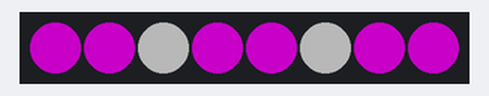
The sketch below on a simulated Arduino Uno, built with avr-gcc and run on an emulated ATmega328P. Parts: 8 RGB LEDs in strip order, left to right. Dim RGB values are drawn brighter than linear.

Above: at 0.1 s.
At 1.1 s:
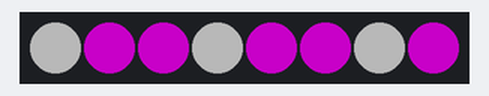
Timing chart, 0 to 130.0 s (numbered marks = the images above):
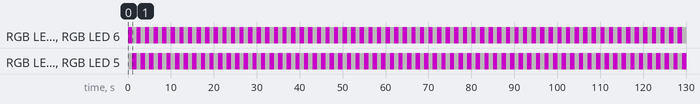

Measured:
- by itself, RGB LED 0, RGB LED 2, RGB LED 3, RGB LED 5, RGB LED 6: alternates RGB(100, 0, 100) for 1.0 s and RGB(69, 69, 69) for 1.0 s

The sketch:

led_strip.ino
```cpp
#include <Adafruit_NeoPixel.h>
#include "modes.h"

#define LED_DATA_PIN 4

const short num_of_leds = 8;

Adafruit_NeoPixel line = Adafruit_NeoPixel(num_of_leds, LED_DATA_PIN, NEO_GRB + NEO_KHZ800);

void setup() {
  line.begin();
}

void loop() {
//  fill_pink_and_white(line);
  switch_pink_white(line);
}
```

modes.cpp
```cpp
#include "modes.h"

bool start = 0;

void fill_pink_and_white(Adafruit_NeoPixel& line)
{
  for (int i = 0; i < line.numPixels(); i++)
  {
    if (i%2 == 0)
    {
      line.setPixelColor(i, PINK);
    }
    else
    {
      line.setPixelColor(i, WHITE);
    }
    line.show();
    delay(500);
  }
  line.clear();
  line.show();
}

void switch_pink_white(Adafruit_NeoPixel& line)
{
  start = !start;
  for (int i = 0; i < line.numPixels(); i++)
  {
    line.setPixelColor(
      i,
      (i + start) % 3 == 0 ? WHITE : PINK
    );
  }
  line.show();
  delay(1000);
}
```

modes.h
```cpp
#ifndef MODES_H
#define MODES_H
#include <Adafruit_NeoPixel.h>

const uint32_t PINK = Adafruit_NeoPixel::Color(100, 0, 100);
const uint32_t WHITE = Adafruit_NeoPixel::Color(69, 69, 69);

void fill_pink_and_white(Adafruit_NeoPixel& line);
void switch_pink_white(Adafruit_NeoPixel& line);

#endif
```
